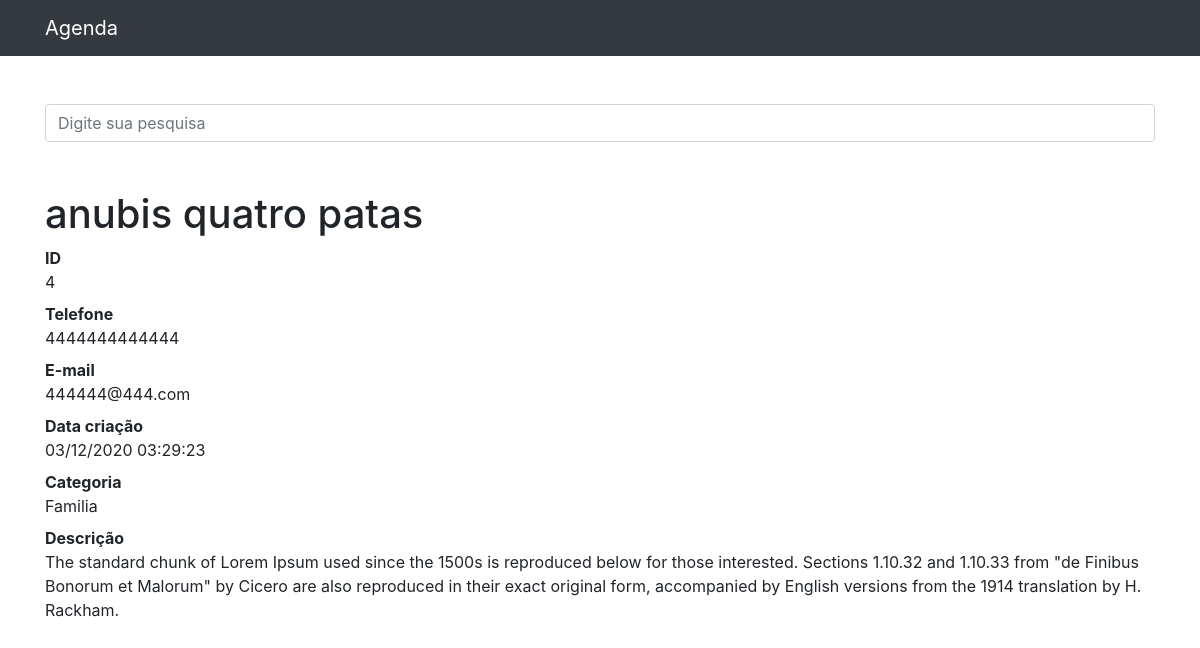
/4, run on the app's committed database.
### contatos/models.py (models this page shows, shortened)
class Contato(models.Model):
    nome = models.CharField(max_length=255)  # campo do tipo String
    sobrenome = models.CharField(max_length=255, blank=True)  # tornando um campo opcional
    telefone = models.CharField(max_length=100)
    email = models.CharField(max_length=255, blank=True)
    data_criacao = models.DateTimeField(default=timezone.now)
    descricao = models.TextField(blank=True)
    categoria = models.ForeignKey(Categoria, on_delete=models.DO_NOTHING)
    mostrar = models.BooleanField(default=True)
    fotos = models.ImageField(blank=True,
                              upload_to='fotos/%Y/%m/%d')  # para cada imagem em dias diferentes a seu upada uma pasta nova com o dia do upload sera criada

class Categoria(models.Model):
    nome = models.CharField(max_length=255)
    def __str__(self):
        return self.nome  # para que o nome da categoria apareça no caminho do admin

### contatos/views.py (the view)
# urls.py: path('<int:contato_id>', views.ver_contato, name='ver_contato'),
def ver_contato(request, contato_id):
    contato = get_object_or_404(Contato, id=contato_id)
    if not contato.mostrar:
        raise Http404()
    return render(request, 'contatos/ver_contato.html', {
        'contato': contato
    })

### contatos/templates/contatos/ver_contato.html (shortened to what this page needs)
{% extends 'base.html' %}
{% block conteudo %}
    <h1 class="mt-5">{{ contato.nome }} {{ contato.sobrenome }}</h1>
    <dl>
      <dt>ID</dt>
      <dd>{{ contato.id }}</dd>
      <dt>Telefone</dt>
      <dd>{{ contato.telefone }}</dd>
      <dt>E-mail</dt>
      <dd>{{ contato.email }}</dd>
      <dt>Data criação</dt>
      <dd>{{ contato.data_criacao|date:'d/m/Y h:i:s' }}</dd>
      <dt>Categoria</dt>
      <dd>{{ contato.categoria }}</dd>
      <dt>Descrição</dt>
      <dd>
        {{ contato.descricao }}
      </dd>
    </dl>
{% endblock %}

### data on the page
Contato: nome "anubis", sobrenome "quatro patas", id "4", telefone "4444444444444", email "444444@444.com", data_criacao "03/12/2020 03:29:23", categoria "Familia", descricao "The standard chunk of Lorem Ipsum used since the 1500s is reproduced below for those interested. Sections 1.10.32 and 1.10.33 from \"de Finibus Bonorum et Malorum\" by Cicero are also reproduced in their exact original form, accompanied by English versions from the 1914 translation by H. Rackham."
